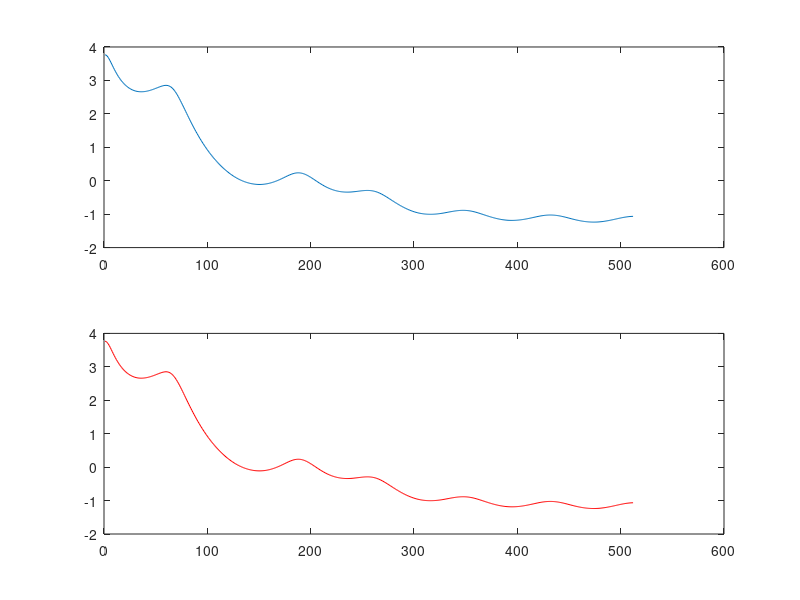

The MATLAB source for this figure: (Note: this script raises an error after producing the figure.)
clc;
clear all;
close all;
x=load('aa16.dat');
A=lpc(x,14);
A1=load('lpspectrum.dat');
spect=abs(freqz(1,A));
subplot(211)
plot(log(spect));
subplot(212)
plot(log(A1),'r');


fid=fopen('sine.h','w');
fprintf(fid,'float signal[48]={'); %print array name,"={"
fprintf(fid,'%d, ' ,signal(1:48)); %print 127 points
fprintf(fid,'};\n'); %print closing bracket
fclose(fid);